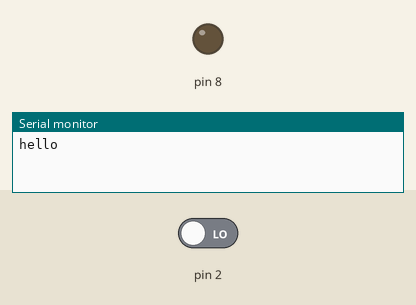
Recording of a sketch running on a simulated Arduino Uno, built with avr-gcc and run on an emulated ATmega328P. Parts: output pins drawn as LEDs (lit = HIGH), the last lines printed to the serial monitor. Dashed ring = blinking. The inputs (shaded band) are chosen by the test bench; at power-on: pin 2 LOW.

Above: at 1.2 s.
1.3 s: pin 2 driven HIGH
At 2.8 s:
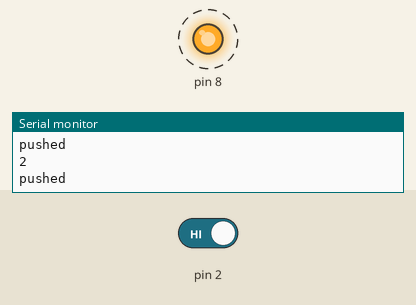
Timing chart, 0 to 56.8 s (numbered marks = the images above; inputs shaded):
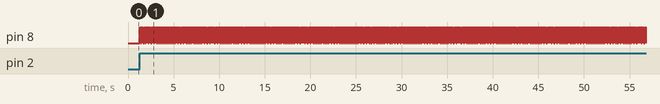

Measured:
- after the input at 1.3 s, pin 8: alternates HIGH for 0.03 s and LOW for 0.01 s, starting at once

The sketch:

botton.ino
```cpp
void setup()
{

	Serial.begin(9600);

	pinMode(2, INPUT);
	pinMode(8, OUTPUT);
Serial.write("hello");

}

void loop()
{
	  if (digitalRead(2))
   {
     Serial.write("2\npushed\n");
     Serial.flush();
     for (int i=0;i<10;++i)
     {
     digitalWrite(8,HIGH);
     delay(30);
      digitalWrite(8,LOW);
       delay(10);
     }

   }

}
```
